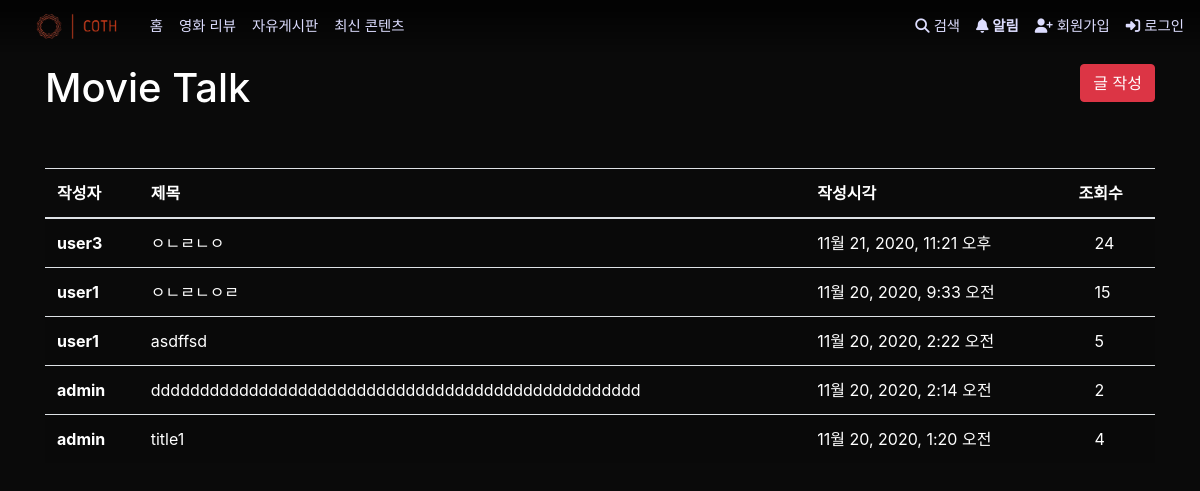
Before: /articles/talk/ with the older database file.
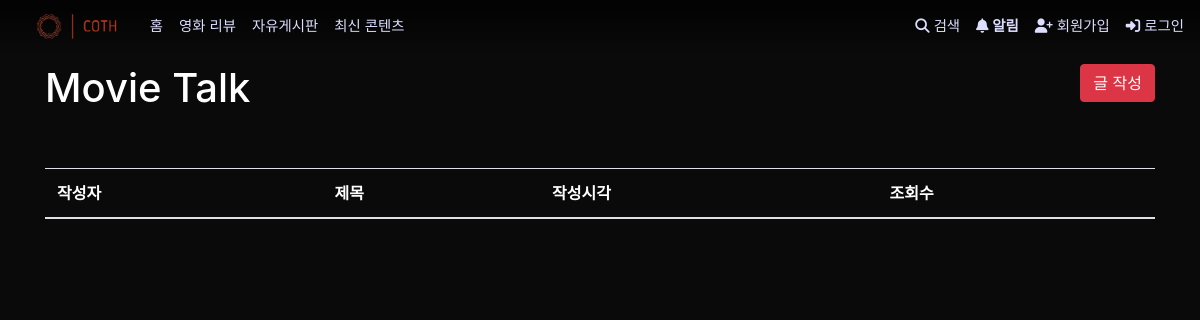
After: the same page with the newer database file.
### articles/models.py (models this page shows, shortened)
class TalkArticle(models.Model):
    user = models.ForeignKey(settings.AUTH_USER_MODEL, on_delete=models.CASCADE)
    title = models.CharField(max_length=50)
    content = models.TextField()
    created_at = models.DateTimeField(auto_now_add=True)
    updated_at = models.DateTimeField(auto_now=True)
    image = models.ImageField(blank=True, upload_to='%Y/%m/%d')
    hits = models.PositiveIntegerField(default=0)

### accounts/models.py (models this page shows)
class User(AbstractUser):
    followers = models.ManyToManyField('self', symmetrical=False, related_name='followings')
    image = ProcessedImageField(blank=True,
                                processors=[Thumbnail(150, 150)],
                                format='png',
                                options={'quality': 100},
                                upload_to='%Y/%m/%d')
    selfpr = models.CharField(max_length=100)
    nickname = models.CharField(max_length=20)
    dibs_movies = models.ManyToManyField(Movie, related_name='dibs_users', blank=True, null=True)
    class Prefer(models.IntegerChoices):
        액션 = 28
        모험 = 12
        애니메이션 = 16
        코미디 = 35
        범죄 = 80
        다큐멘터리 = 99
        드라마 = 18
        가족 = 10751
        판타지 = 14
        역사 = 36
        공포 = 27
        음악 = 10402
        미스터리 = 9648
        로맨스 = 10749
        SF = 878
        TV영화 = 10770
        스릴러 = 53
        전쟁 = 10752
        서부 = 37
    genre_prefer1 = models.IntegerField(choices=Prefer.choices)
    genre_prefer2 = models.IntegerField(choices=Prefer.choices)
    genre_prefer3 = models.IntegerField(choices=Prefer.choices)

### articles/views.py (the view)
# urls.py: path('talk/', views.talk_index, name="talk_index"),
@require_GET
def talk_index(request):
    talks = TalkArticle.objects.order_by('-pk')
    context = {
        'talks': talks,
    }
    return render(request, 'articles/talk_index.html', context)

### articles/templates/articles/talk_index.html
{% extends 'base.html' %}
{% block content %}
  <div class="d-flex justify-content-between my-5 text-white">
    <h1 class="d-inline">Movie Talk</h1>
    <p class="d-inline"><a class="btn btn-danger" href="{% url 'articles:talk_create' %}">글 작성</a></p>
  </div>
  <table class="table table-striped text-white">
    <thead>
      <tr>
        <th scope="col">작성자</th>
        <th scope="col">제목</th>
        <th scope="col">작성시각</th>
        <th scope="col">조회수</th>
      </tr>
    </thead>
    <tbody>
      {% for talk in talks %}
        <tr>
          <th scope="row">{{ talk.user }}</th>
          <td><a class="text-white" href="{% url 'articles:talk_detail' talk.pk %}">{{ talk.title }}</a></td>
          <td>{{ talk.created_at}}</td>
          <td>&ensp;&ensp;{{ talk.hits }}</td>
        </tr>
      {% endfor %}
    </tbody>
  </table>
{% endblock  %}

Changed rows visible on the page:
removed TalkArticle: user "user3", title "ㅇㄴㄹㄴㅇ", created_at "11월 21, 2020, 11:21 오후", hits "24"
removed TalkArticle: user "user1", title "ㅇㄴㄹㄴㅇㄹ", created_at "11월 20, 2020, 9:33 오전", hits "15"
removed TalkArticle: user "user1", title "asdffsd", created_at "11월 20, 2020, 2:22 오전", hits "5"
removed TalkArticle: user "admin", title "dddddddddddddddddddddddddddddddddddddddddddddddddd", created_at "11월 20, 2020, 2:14 오전", hits "2"
removed TalkArticle: user "admin", title "title1", created_at "11월 20, 2020, 1:20 오전", hits "4"
